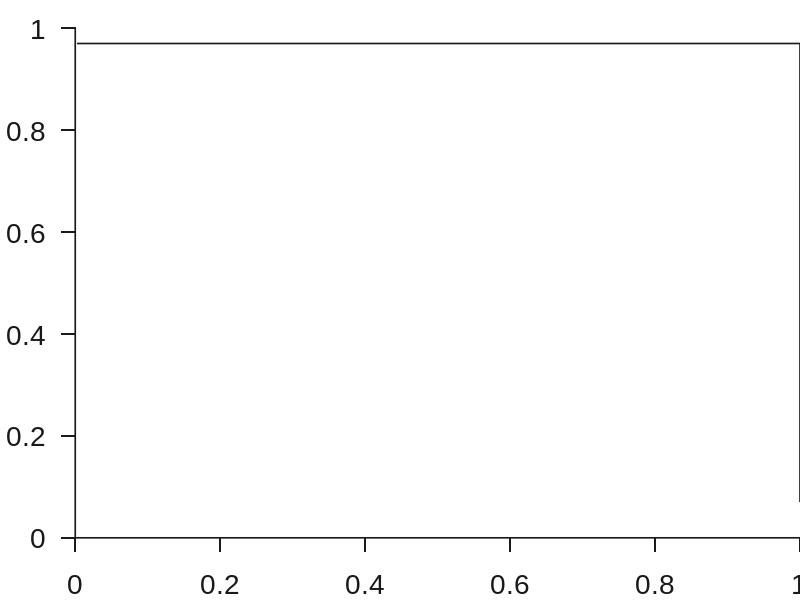

Reproduce this figure in MATLAB.
function axRectangular()
set(gca, 'Box', 'off', ...
    'Layer','top',...
    'LineWidth',1.2,...
    'XGrid', 'off', 'YGrid', 'off', ...
    'TickDir', 'out', 'TickLength', [0.02 0.02], ...
    'XMinorTick', 'off', 'YMinorTick', 'off', ...
    'XColor', [.1 .1 .1],  'YColor', [.1 .1 .1])
set(gca, 'FontName', 'Arial', 'FontSize', 20)
set(gca,'looseInset',[0 0 0 0])
set(gcf,'Color',[1 1 1])
set(gcf,'unit','centimeters','position',[15 10 14 7])
xc = get(gca,'XColor');
yc = get(gca,'YColor');
unit = get(gca,'units');
ax = axes( 'Units', unit,...           
    'Position',get(gca,'Position'),...           
    'XAxisLocation','top',...           
    'YAxisLocation','right',...           
    'Color','none',...           
    'XColor',xc,...           
    'YColor',yc);
set(ax, 'linewidth',1.2,...        
    'XTick', [],...        
    'YTick', []);
end
